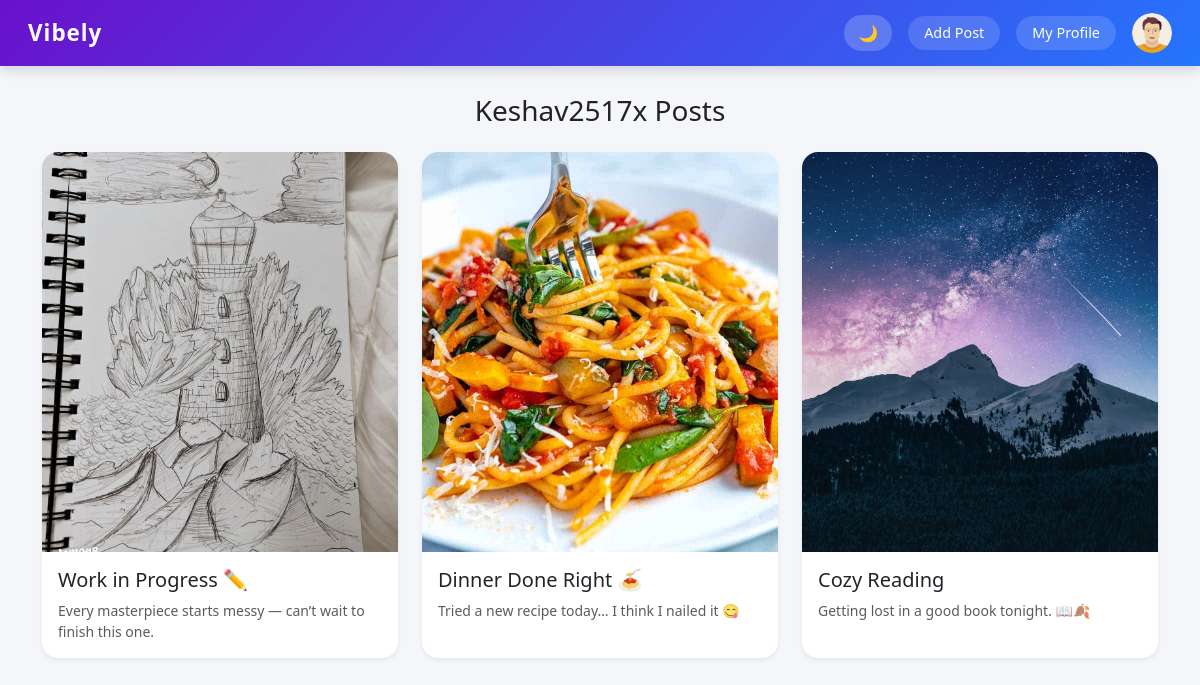
Page /posts/Keshav2517x/ (signed in) on the committed database.
### users/models.py (models this page shows, shortened)
class Profile(models.Model):
    user = models.OneToOneField(User,on_delete=models.CASCADE)    # beacause one user can have only 1 profile
    photo = models.ImageField(default='profilepictures/profilepic.jpg',upload_to='profilepictures')

### posts/models.py (models this page shows, shortened)
class Post(models.Model):
    user = models.ForeignKey(User,on_delete=models.CASCADE)    # but here one user can have multiple posts
    image = models.ImageField(upload_to='images')
    caption = models.TextField(blank=True)
    title = models.CharField(max_length=200)
    slug = models.SlugField(max_length=200,blank=True)
    date = models.DateField(auto_now_add=True)  # so we are bu default date to current date

### posts/views.py (the view)
# urls.py: path('<str:username>/', views.user_posts, name='user_posts'),
@login_required
def user_posts(request, username):
    user = get_object_or_404(User, username=username)
    posts = Post.objects.filter(user=user)
    return render(request, 'posts/user_posts.html', {
        'profile_user': user,
        'posts': posts
    })

### posts/templates/posts/user_posts.html (shortened to what this page needs)
{% extends 'users/base.html' %}
{% block body %}
<div class="container mt-4">
    <h3 class="text-center mb-4">{{ profile_user }} Posts</h3>
    {% if posts %}
    <div class="row">
        {% for post in posts reversed %}
        <div class="col-md-4 mb-4">
            <div class="card h-100 shadow-sm border-0 rounded-4">
                <img src="{{ post.image.url }}" class="card-img-top rounded-top-4" alt="Post Image"
                    style="height:400px;object-fit:cover;">
                <div class="card-body">
                    <h5 class="card-title text-truncate">{{ post.title }}</h5>
                    <p class="card-text text-muted small" style="max-height:3rem;overflow:hidden;">
                        {{ post.caption }}
                    </p>
                </div>
            </div>
        </div>
        {% endfor %}
    </div>
    {% else %}
    <p class="text-center text-muted">No posts yet.</p>
    {% endif %}
</div>
{% endblock %}

### users/templates/users/base.html (shortened to what this page needs)
<!DOCTYPE html>
<html lang="en">
<head>
    <link href="https://cdn.jsdelivr.net/npm/bootstrap@5.3.0/dist/css/bootstrap.min.css" rel="stylesheet">
</head>
<body>
    <nav class="navbar fixed-top">
        <div class="container-fluid d-flex justify-content-between align-items-center">
            <a class="navbar-brand" href="/">Vibely</a>
            <div class="d-flex align-items-center">
                <button id="theme-toggle" class="me-3">🌙</button>
                {% if user.is_authenticated %}
                <a href="{% url 'post' %}" class="nav-btn me-3">Add Post</a>
                <a href="{% url 'profile' %}" class="nav-btn me-3">My Profile</a>
                <a href="{% url 'personal' %}">
                    <img src="{{ user.profile.photo.url }}" alt="Profile"
                        style="height: 40px; width: 40px; border-radius: 50%; object-fit: cover;">
                </a>
                {% endif %}
            </div>
        </div>
    </nav>
    {% block body %}{% endblock %}
</body>
</html>

### users/templates/users/base.html (style rules this page uses)
.navbar { background: linear-gradient(135deg, #6a11cb, #2575fc); box-shadow: 0 4px 12px rgba(0, 0, 0, 0.15); padding: 0.7rem 1rem; }
.navbar-brand { font-weight: 700; font-size: 1.4rem; color: #fff !important; letter-spacing: 1px; }
.nav-btn { border: none; border-radius: 20px; padding: 6px 16px; font-weight: 500; font-size: 0.9rem; color: #fff; background-color: rgba(255, 255, 255, 0.15); backdrop-filter: blur(6px); transition: all 0.3s ease; text-decoration: none; }
body { padding-top: 70px; background: #f5f6fa; font-family: "Segoe UI", Tahoma, Geneva, Verdana, sans-serif; color: #222; transition: background 0.3s, color 0.3s; }
#theme-toggle { border: none; border-radius: 20px; padding: 6px 14px; background: rgba(255, 255, 255, 0.2); color: #fff; cursor: pointer; transition: background 0.3s; }

### rows in the picture
Post: image (picture), title "Work in Progress ✏️", caption "Every masterpiece starts messy — can’t wait to finish this one."
Post: image (picture), title "Dinner Done Right 🍝", caption "Tried a new recipe today… I think I nailed it 😋"
Post: image (picture), title "Cozy Reading", caption "Getting lost in a good book tonight. 📖🍂"

### other values in the picture
{{ profile_user }} "Keshav2517x"
